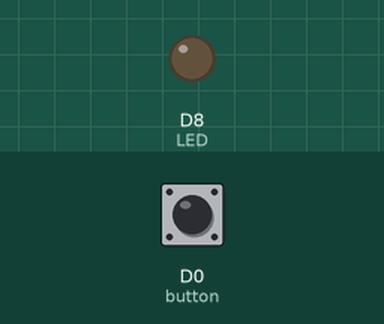
A sketch run on a simulated ESP8266 (NodeMCU). Shown: output pins drawn as LEDs (lit = HIGH). The inputs (shaded band) are chosen by the test bench; at power-on: D0 (button) LOW.

Above: at 1.2 s.
1.3 s: D0 (button) pulled HIGH for 0.15 s
At 1.37 s:
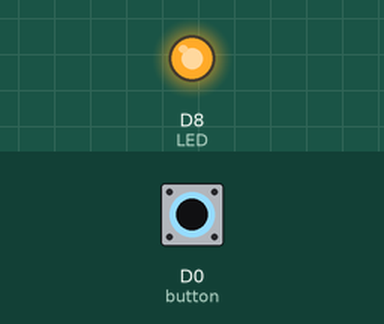
2.9 s: D0 (button) pulled HIGH for 3.2 s
At 7.3 s:
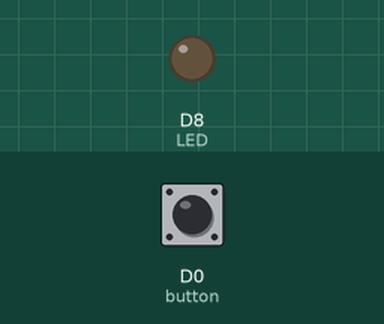
Timing chart, 0 to 8.8 s (numbered marks = the images above; inputs shaded):
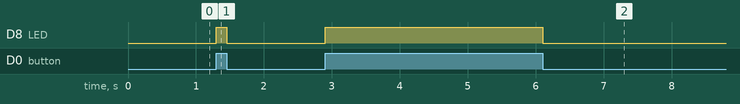

The sketch:

push_button.ino
```cpp
int LED = D8; // pin number for LED
int button = D0;  // pin number of button

void setup() {
  pinMode(LED, OUTPUT); //set LED as OUTPUT
  pinMode(button, INPUT); //set LED as INPUT
}

void loop() {
  if(digitalRead(button)==1){    // Checking if button is high
    digitalWrite(LED, 1);   // turn the LED 1 ON
  }
  else{
    digitalWrite(LED, 0);     // turn the LED 1 OFF
  }
}
```

Measured:
- after the input at 1.3 s, D8 (LED): LOW → HIGH at once, → LOW 0.15 s later
- after the input at 2.9 s, D8 (LED): LOW → HIGH at once, → LOW 3.2 s later
